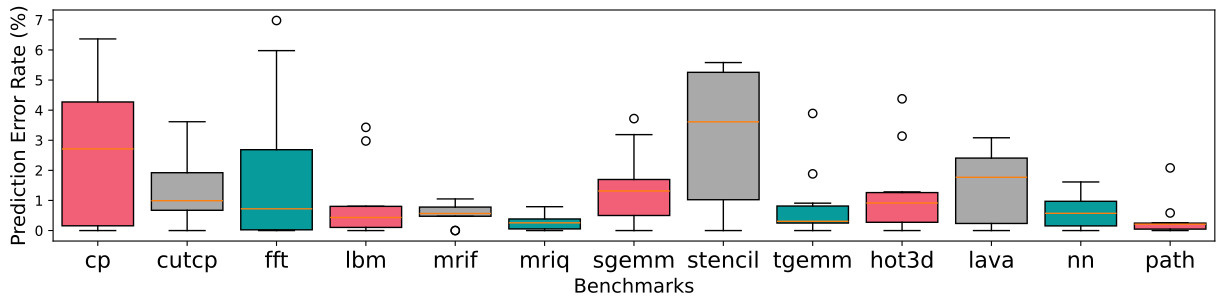

Generate this figure with Python:
import matplotlib.pyplot as plt
import matplotlib
# print(matplotlib.get_cachedir())
# input("Press Enter to continue...")
import matplotlib as mpl
import numpy as np
mpl.rcParams["font.family"] = "Times New Roman"

max_error = 0.0
avg_error = 0.0
bes = ["cp", "cutcp", "fft", "lbm", "mrif", "mriq", "sgemm", "stencil", "tgemm", "hot3d", "lava", "nn", "path"]
kernel_num = len(bes)
def main(filename):
    ret = [[] for i in range(kernel_num)]
    with open(filename) as F:
        x = [[] for i in range(kernel_num)]
        y = [[] for i in range(kernel_num)]
        line = F.readline()
        while line:
            line = line.split(",")
            for i in range(kernel_num):
                x[i].append(float(line[i*2]))
                y[i].append(float(line[i*2 + 1]))
            line = F.readline()
        for i in range(kernel_num):
            k = (y[i][-1] - y[i][0]) / (x[i][-1] - x[i][0])
            b = y[i][0] - k * x[i][0]
            error = 0.0
            for j in range(len(x[i])):
                # error += ((k * x[i][j] + b - y[i][j])/y[i][j])**2
                ret[i].append(abs((k * x[i][j] + b - y[i][j])/y[i][j]) * 100)
                # show
                print(f"kernel: {i}, x: {x[i][j]}, y: {y[i][j]}, pred: {k * x[i][j] + b}, error: {ret[i][-1]}")
                global max_error
                global avg_error
                max_error = max(max_error, ret[i][-1])
                avg_error += ret[i][-1]
    # global max_error
    # global avg_error
    print(f"len(x[0]): {len(x[0])}, len(x): {len(x)}")
    print(f"max_error: {max_error}, avg_error: {avg_error/len(x[0])/len(x)}")
    return ret

all_data = main("solo_gptb_accuracy.csv")

# fig,axes=plt.subplots(nrows=1,ncols=2,figsize=(9,4))
fig = plt.figure(figsize=(15, 3))
ax = fig.add_subplot(111)

bplot=ax.boxplot(all_data,
                    widths=0.8,
                    vert=True,
                    patch_artist=True)

# 三种颜色交互使用
colors = ["#F26077", "#A9A9A9", "#079B9B"]

# for bplot in (bplot1, bplot2):
for patch, color_idx in zip(bplot['boxes'], range(len(bplot['boxes']))):
    color = colors[color_idx % len(colors)]
    patch.set_facecolor(color)

x_tic = range(1, kernel_num + 1)
ax.set_xticks(x_tic)
ax.set_xticklabels(bes, fontsize=16)
ax.set_xlabel("Benchmarks", fontsize=14)
ax.set_ylabel("Prediction Error Rate (%)", fontsize=14)
plt.savefig("solo_pred.pdf", bbox_inches="tight")
plt.show()
